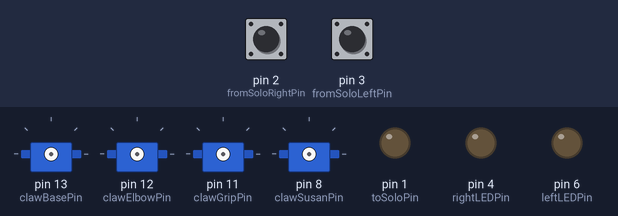
Recording of a sketch running on a simulated Arduino Uno, built with avr-gcc and run on an emulated ATmega328P. Parts: 4 × servo, output pins drawn as LEDs (lit = HIGH). The inputs (shaded band) are chosen by the test bench; at power-on: pin 2 (fromSoloRightPin) LOW, pin 3 (fromSoloLeftPin) LOW.

Above: at 1.2 s.
1.3 s: pin 2 (fromSoloRightPin) pulled HIGH for 0.15 s
At 3.0 s:
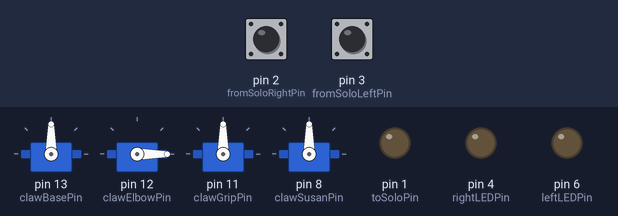
4.4 s: pin 2 (fromSoloRightPin) pulled HIGH for 1 s
At 4.91 s:
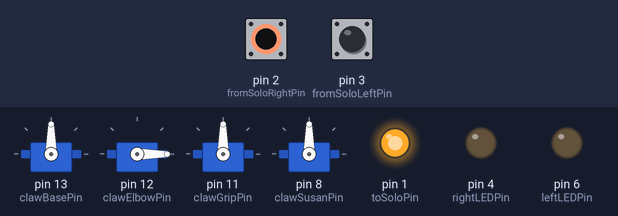
8.4 s: pin 2 (fromSoloRightPin) pulled HIGH for 3.2 s
Timing chart, 0 to 13.8 s (numbered marks = the images above; inputs shaded):
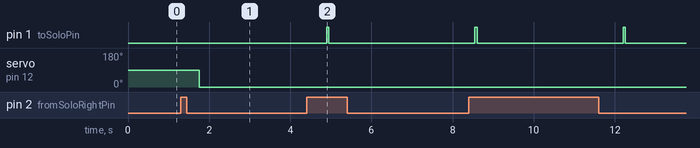

Measured:
- after the input at 1.3 s, servo on pin 12 (clawElbowPin): 90° → 0° after 0.45 s
- by itself, pin 1 (toSoloPin): alternates HIGH for 0.05 s and LOW for 3.6 s, 4 changes in all, then stays LOW

The sketch:

ChewCode.ino
```cpp
#include <Servo.h>
#include "ChewConstants.h"

/* Sets up certain pins as outputs, all the rest are inputs by default */
void setup() {
  pinMode(rightLEDPin, OUTPUT);
  pinMode(leftLEDPin, OUTPUT);
  pinMode(toSoloPin, OUTPUT);
}

void loop() {
  if (digitalRead(fromSoloRightPin) == HIGH){
    digitalWrite(toSoloPin, LOW);
    danceOne();
    digitalWrite(toSoloPin, HIGH);
    delay(50);
    digitalWrite(toSoloPin, LOW);
  }

  if (digitalRead(fromSoloLeftPin) == HIGH){
    digitalWrite(toSoloPin, LOW);
    danceTwo();
    digitalWrite(toSoloPin, HIGH);
    delay(50);
    digitalWrite(toSoloPin, LOW);
  }
}

void danceOne() {
  startClaw();
  swivel();
  moveClaw(grip, gripOpen);
  moveClaw(grip, gripClose);
  moveClaw(susan, susanRight);
  moveClaw(elbow, elbowRightDown);
  moveClaw(grip, gripOpen);
  moveClaw(grip, gripClose);
  endClaw();
}

void danceTwo() {
  startClaw();
  swivel();
  moveClaw(grip, gripOpen);
  moveClaw(grip, gripClose);
  moveClaw(susan, susanLeft);
  moveClaw(elbow, elbowLeftDown);
  moveClaw(grip, gripOpen);
  moveClaw(grip, gripClose);
  endClaw();
}

void swivel() {
  moveClaw(base, baseSwivel);
  elbow.write(elbowHighSwivel);
  moveClaw(grip, gripClose);
}

void moveClaw(Servo servo, uint8_t pos) {
  servo.write(pos);
  delay(moveDelay);
}

void startClaw() {
  base.attach(clawBasePin);
  elbow.attach(clawElbowPin);
  grip.attach(clawGripPin);
  susan.attach(clawSusanPin);
}

void endClaw() {
  susan.detach();
  base.detach();
  elbow.detach();
  grip.detach();
}
```

ChewConstants.h
```cpp
/*
   All our pin values and defined positions, and other constants
   for the use of the Sensors and the Claw
*/

#ifndef CHEWCONSTANTS_H
#define CHEWCONSTANTS_H

#define rightLEDPin 4
#define rightQSDPin 1
#define leftLEDPin 6
#define leftQSDPin  2

#define toSoloPin 1
#define fromSoloRightPin 2
#define fromSoloLeftPin 3

#define clawSusanPin 8
#define clawBasePin 13
#define clawElbowPin 12
#define clawGripPin 11


#define moveDelay 450

#define susanFront 0
#define susanLeft 5
#define susanRight 137

#define baseRightDown 80
#define elbowRightDown 145

#define baseLeftDown 80
#define elbowLeftDown 155

#define susanBasketRight 73
#define susanBasketLeft 73
#define baseDropoff 180
#define elbowDropoff 0

#define susanTravelRight 73
#define baseTravelRight 170
#define elbowTravelRight 50

#define baseSwivel 180
#define elbowHighSwivel 0
#define elbowLowSwivel 20

#define gripOpen 180
#define gripClose 0

const int readWait = 1000; //In microseconds

int onValue, offValue;

Servo susan, base, elbow, grip;

boolean readInQSD(uint8_t, uint8_t);
void pickUpRight();
void pickUpLeft();
void travelRight();
void travelLeft();
void dropoff(uint8_t);
void swivel();
void moveClaw(Servo, uint8_t);
void startClaw();
void endClaw();

#endif
```
